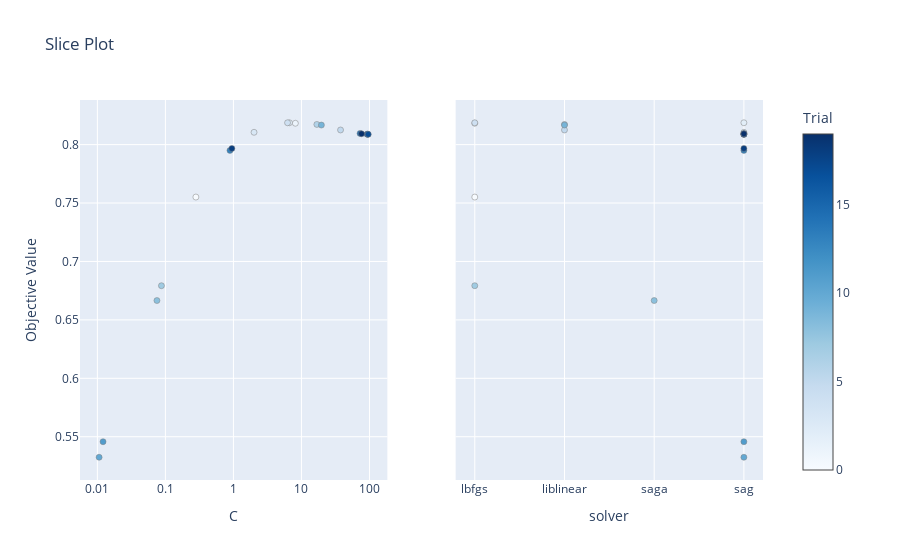

Notebook code for this chart:
### Code cell
vis.plot_slice(study)

### Figure 1 — Plotly figure (JSON) as saved in the notebook; plotly's stock layout.template omitted (floating-point values rounded to 4 significant figures)
{"data": [{"marker": {"color": [0, 1, 2, 3, 4, 5, 6, 7, 8, 9, 10, 11, 12, 13, 14, 15, 16, 17, 18, 19], "colorbar": {"title": {"text": "Trial"}, "x": 1, "xpad": 40}, "colorscale": [[0, "rgb(247,251,255)"], [0.125, "rgb(222,235,247)"], [0.25, "rgb(198,219,239)"], [0.375, "rgb(158,202,225)"], [0.5, "rgb(107,174,214)"], [0.625, "rgb(66,146,198)"], [0.75, "rgb(33,113,181)"], [0.875, "rgb(8,81,156)"], [1, "rgb(8,48,107)"]], "line": {"color": "Grey", "width": 0.5}, "showscale": true}, "mode": "markers", "name": "Feasible Trial", "showlegend": false, "type": "scatter", "x": [0.2806, 8.138, 6.66, 2.009, 6.249, 37.54, 16.84, 0.08747, 0.07512, 19.64, 0.01061, 0.01212, 94.5, 0.8893, 72.64, 92.21, 93.58, 95.87, 0.9492, 76.42], "xaxis": "x", "y": [0.7551, 0.8183, 0.8187, 0.8105, 0.8187, 0.8125, 0.8173, 0.6792, 0.6666, 0.8167, 0.5324, 0.5457, 0.8088, 0.7951, 0.8096, 0.809, 0.8089, 0.8088, 0.7967, 0.8093], "yaxis": "y"}, {"marker": {"color": [0, 1, 2, 3, 4, 5, 6, 7, 8, 9, 10, 11, 12, 13, 14, 15, 16, 17, 18, 19], "colorbar": {"title": {"text": "Trial"}, "x": 1, "xpad": 40}, "colorscale": [[0, "rgb(247,251,255)"], [0.125, "rgb(222,235,247)"], [0.25, "rgb(198,219,239)"], [0.375, "rgb(158,202,225)"], [0.5, "rgb(107,174,214)"], [0.625, "rgb(66,146,198)"], [0.75, "rgb(33,113,181)"], [0.875, "rgb(8,81,156)"], [1, "rgb(8,48,107)"]], "line": {"color": "Grey", "width": 0.5}, "showscale": false}, "mode": "markers", "name": "Feasible Trial", "showlegend": false, "type": "scatter", "x": ["lbfgs", "lbfgs", "sag", "sag", "lbfgs", "liblinear", "liblinear", "lbfgs", "saga", "liblinear", "sag", "sag", "sag", "sag", "sag", "sag", "sag", "sag", "sag", "sag"], "xaxis": "x2", "y": [0.7551, 0.8183, 0.8187, 0.8105, 0.8187, 0.8125, 0.8173, 0.6792, 0.6666, 0.8167, 0.5324, 0.5457, 0.8088, 0.7951, 0.8096, 0.809, 0.8089, 0.8088, 0.7967, 0.8093], "yaxis": "y2"}], "layout": {"title": {"text": "Slice Plot"}, "xaxis": {"anchor": "y", "domain": [0, 0.45], "title": {"text": "C"}, "type": "log"}, "xaxis2": {"anchor": "y2", "categoryarray": ["lbfgs", "liblinear", "saga", "sag"], "categoryorder": "array", "domain": [0.55, 1], "title": {"text": "solver"}, "type": "category"}, "yaxis": {"anchor": "x", "domain": [0, 1], "title": {"text": "Objective Value"}}, "yaxis2": {"anchor": "x2", "domain": [0, 1], "matches": "y", "showticklabels": false}}}
